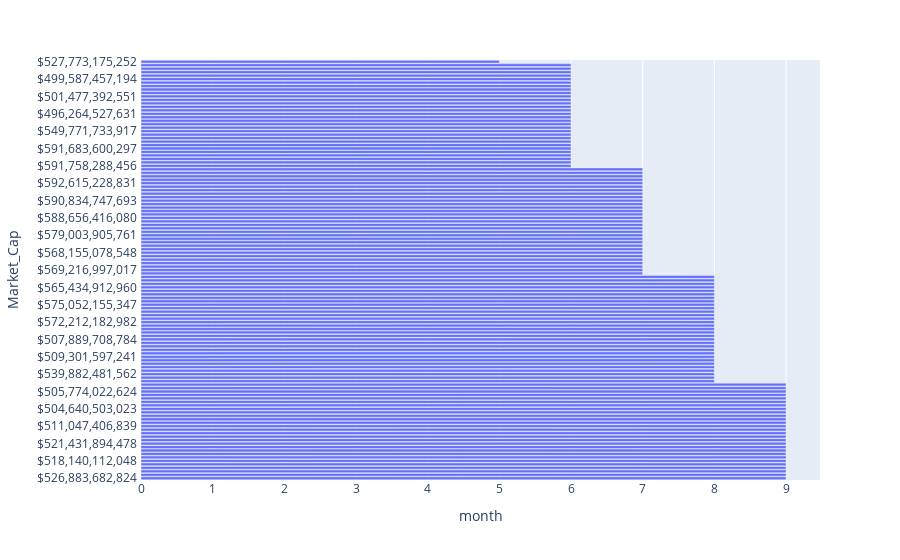

Here is the notebook cell this chart was saved with:
### Code cell
fig = px.bar(data, x='month', y='Market_Cap')
fig.show()
